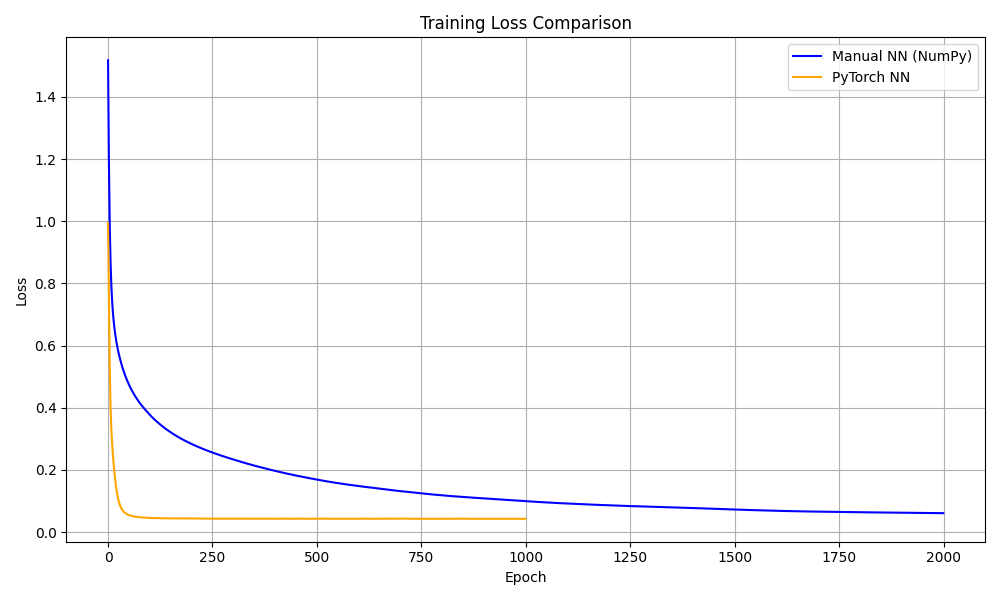

Write the Python code that produced this figure.
import numpy as np
import matplotlib.pyplot as plt

# Load loss data
loss_manual = np.load("loss_manual.npy")
loss_pytorch = np.load("loss_pytorch.npy")

# Plot
plt.figure(figsize=(10, 6))
plt.plot(loss_manual, label="Manual NN (NumPy)", color='blue')
plt.plot(loss_pytorch, label="PyTorch NN", color='orange')
plt.xlabel("Epoch")
plt.ylabel("Loss")
plt.title("Training Loss Comparison")
plt.legend()
plt.grid(True)
plt.tight_layout()
plt.show()
